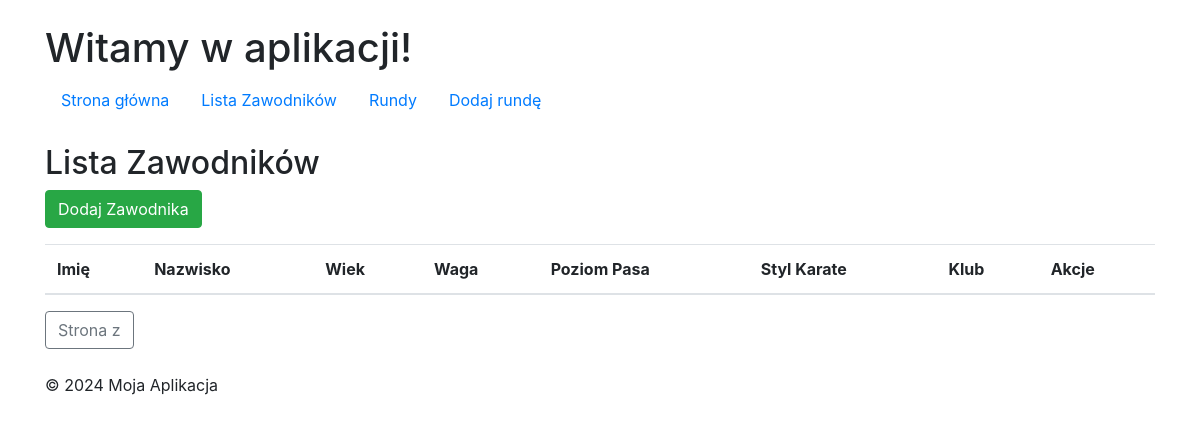
Before: /athletes/ with the older database file.
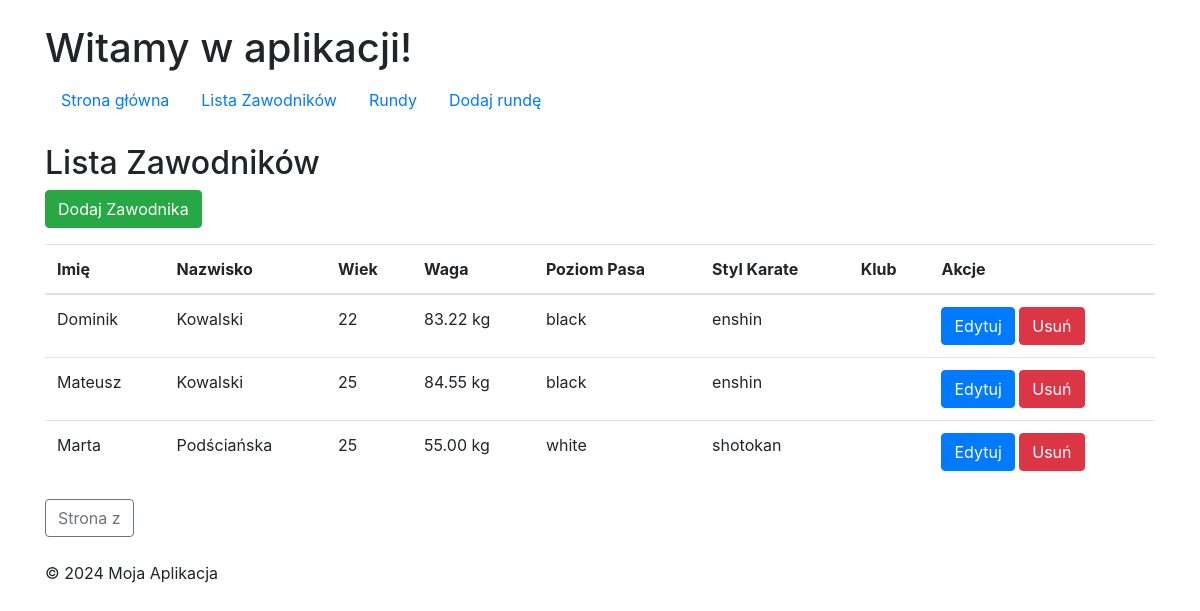
After: the same page with the newer database file.
### TurniejKarate/models.py (models this page shows, shortened)
class Athlete(models.Model):
    BELT_LEVELS = [
        ('white', 'White'),
        ('yellow', 'Yellow'),
        ('green', 'Green'),
        ('blue', 'Blue'),
        ('brown', 'Brown'),
        ('black', 'Black'),
    ]
    KARATE_STYLES = [
        ('shotokan', 'Shotokan'),
        ('goju_ryu', 'Goju-Ryu'),
        ('shito_ryu', 'Shito-Ryu'),
        ('kyokushin', 'Kyokushin'),
        ('wado_ryu', 'Wado-Ryu'),
        ('enshin', 'Enshin'),
    ]
    GENDER_CHOICES = [
        ('M', 'Male'),
        ('F', 'Female'),
        ('O', 'Other'),
    ]
    first_name = models.CharField(max_length=50)
    last_name = models.CharField(max_length=50)
    age = models.PositiveIntegerField()
    weight = models.DecimalField(max_digits=5, decimal_places=2)
    gender = models.CharField(max_length=1, choices=GENDER_CHOICES)
    belt_level = models.CharField(max_length=10, choices=BELT_LEVELS)
    karate_style = models.CharField(max_length=20, choices=KARATE_STYLES)
    club = models.ForeignKey(Club, on_delete=models.CASCADE)
    weight_category = models.ForeignKey(WeightCategory, on_delete=models.SET_NULL, null=True, blank=True)

### TurniejKarate/views.py (the view)
# urls.py: path('athletes/', AthleteListView.as_view(), name='athlete_list'),  # Lista zawodników
class AthleteListView(ListView):
    model = Athlete
    template_name = 'athlete_list.html'  # Szablon listy zawodników
    context_object_name = 'athletes'

### templates/athlete_list.html (shortened to what this page needs)
{% extends 'base.html' %}
{% block content %}
  <h2>Lista Zawodników</h2>
  <a href="{% url 'athlete_create' %}" class="btn btn-success mb-3">Dodaj Zawodnika</a>
  <table class="table">
    <thead>
      <tr>
        <th>Imię</th>
        <th>Nazwisko</th>
        <th>Wiek</th>
        <th>Waga</th>
        <th>Poziom Pasa</th>
        <th>Styl Karate</th>
        <th>Klub</th>
        <th>Akcje</th>
      </tr>
    </thead>
    <tbody>
      {% for athlete in athletes %}
        <tr>
          <td>{{ athlete.first_name }}</td>
          <td>{{ athlete.last_name }}</td>
          <td>{{ athlete.age }}</td>
          <td>{{ athlete.weight }} kg</td>
          <td>{{ athlete.belt_level }}</td>
          <td>{{ athlete.karate_style }}</td>
          <td>{{ athlete.club }}</td>
          <td>
            <a href="{% url 'athlete_update' athlete.id %}" class="btn btn-primary"> Edytuj</a>
            <a href="{% url 'athlete_delete' athlete.id %}" class="btn btn-danger"> Usuń</a>
          </td>
        </tr>
      {% endfor %}
    </tbody>
  </table>
  <div class="pagination">
    <span class="btn btn-outline-secondary">Strona {{ athletes.number }} z {{ athletes.paginator.num_pages }}</span>
  </div>
{% endblock %}

Changed rows visible on the page:
added Athlete: first_name "Dominik", last_name "Kowalski", age "22", weight "83.22", belt_level "black", karate_style "enshin"
added Athlete: first_name "Mateusz", last_name "Kowalski", age "25", weight "84.55", belt_level "black", karate_style "enshin"
added Athlete: first_name "Marta", last_name "Podściańska", age "25", weight "55.00", belt_level "white", karate_style "shotokan"
